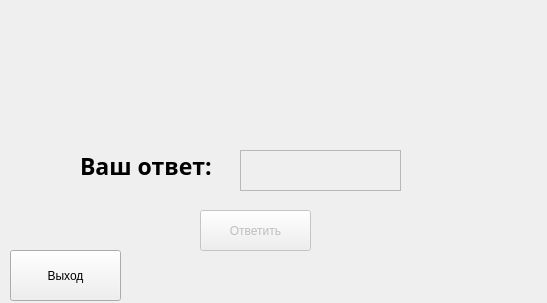
<?xml version="1.0" encoding="UTF-8"?>
<ui version="4.0">
 <class>MentalQuest</class>
 <widget class="QWidget" name="MentalQuest">
  <property name="geometry">
   <rect>
    <x>0</x>
    <y>0</y>
    <width>547</width>
    <height>303</height>
   </rect>
  </property>
  <property name="windowTitle">
   <string>Form</string>
  </property>
  <widget class="Clock" name="clock">
   <property name="geometry">
    <rect>
     <x>30</x>
     <y>40</y>
     <width>511</width>
     <height>151</height>
    </rect>
   </property>
   <property name="sizePolicy">
    <sizepolicy hsizetype="Minimum" vsizetype="Minimum">
     <horstretch>0</horstretch>
     <verstretch>0</verstretch>
    </sizepolicy>
   </property>
   <property name="font">
    <font>
     <family>Segoe UI Black</family>
     <pointsize>80</pointsize>
     <weight>75</weight>
     <bold>true</bold>
    </font>
   </property>
   <property name="text">
    <string/>
   </property>
  </widget>
  <widget class="QTextEdit" name="answer">
   <property name="enabled">
    <bool>false</bool>
   </property>
   <property name="geometry">
    <rect>
     <x>240</x>
     <y>150</y>
     <width>161</width>
     <height>41</height>
    </rect>
   </property>
   <property name="sizePolicy">
    <sizepolicy hsizetype="Fixed" vsizetype="Fixed">
     <horstretch>0</horstretch>
     <verstretch>0</verstretch>
    </sizepolicy>
   </property>
  </widget>
  <widget class="QPushButton" name="ansbut">
   <property name="enabled">
    <bool>false</bool>
   </property>
   <property name="geometry">
    <rect>
     <x>200</x>
     <y>210</y>
     <width>111</width>
     <height>41</height>
    </rect>
   </property>
   <property name="text">
    <string>Ответить</string>
   </property>
  </widget>
  <widget class="QLabel" name="anslabel">
   <property name="enabled">
    <bool>true</bool>
   </property>
   <property name="geometry">
    <rect>
     <x>80</x>
     <y>150</y>
     <width>131</width>
     <height>31</height>
    </rect>
   </property>
   <property name="sizePolicy">
    <sizepolicy hsizetype="Minimum" vsizetype="Minimum">
     <horstretch>0</horstretch>
     <verstretch>0</verstretch>
    </sizepolicy>
   </property>
   <property name="font">
    <font>
     <family>Segoe UI Black</family>
     <pointsize>17</pointsize>
     <weight>75</weight>
     <bold>true</bold>
     <strikeout>false</strikeout>
    </font>
   </property>
   <property name="layoutDirection">
    <enum>Qt::LeftToRight</enum>
   </property>
   <property name="text">
    <string>Ваш ответ:</string>
   </property>
  </widget>
  <widget class="QPushButton" name="exit">
   <property name="geometry">
    <rect>
     <x>10</x>
     <y>250</y>
     <width>111</width>
     <height>51</height>
    </rect>
   </property>
   <property name="cursor">
    <cursorShape>PointingHandCursor</cursorShape>
   </property>
   <property name="text">
    <string>Выход</string>
   </property>
   <property name="icon">
    <iconset resource="imgfiles.qrc">
     <normaloff>:/images/foto/door.png</normaloff>:/images/foto/door.png</iconset>
   </property>
   <property name="iconSize">
    <size>
     <width>35</width>
     <height>35</height>
    </size>
   </property>
  </widget>
 </widget>
 <customwidgets>
  <customwidget>
   <class>Clock</class>
   <extends>QLabel</extends>
   <header>clock.h</header>
  </customwidget>
 </customwidgets>
 <resources>
  <include location="imgfiles.qrc"/>
 </resources>
 <connections/>
</ui>
